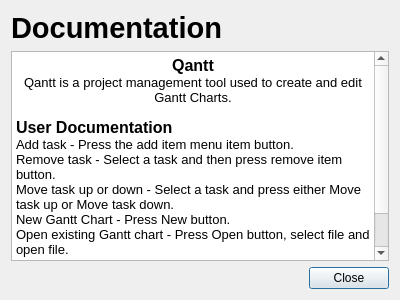
<?xml version="1.0" encoding="UTF-8"?>
<ui version="4.0">
 <class>Documentation</class>
 <widget class="QDialog" name="Documentation">
  <property name="windowModality">
   <enum>Qt::WindowModal</enum>
  </property>
  <property name="geometry">
   <rect>
    <x>0</x>
    <y>0</y>
    <width>400</width>
    <height>300</height>
   </rect>
  </property>
  <property name="windowTitle">
   <string>Documentation</string>
  </property>
  <layout class="QVBoxLayout" name="verticalLayout">
   <item>
    <widget class="QLabel" name="label">
     <property name="text">
      <string>&lt;html&gt;&lt;head/&gt;&lt;body&gt;&lt;p&gt;&lt;span style=&quot; font-size:22pt; font-weight:600;&quot;&gt;Documentation&lt;/span&gt;&lt;/p&gt;&lt;/body&gt;&lt;/html&gt;</string>
     </property>
    </widget>
   </item>
   <item>
    <widget class="QTextEdit" name="textEdit">
     <property name="readOnly">
      <bool>true</bool>
     </property>
     <property name="html">
      <string>&lt;!DOCTYPE HTML PUBLIC &quot;-//W3C//DTD HTML 4.0//EN&quot; &quot;http://www.w3.org/TR/REC-html40/strict.dtd&quot;&gt;
&lt;html&gt;&lt;head&gt;&lt;meta name=&quot;qrichtext&quot; content=&quot;1&quot; /&gt;&lt;style type=&quot;text/css&quot;&gt;
p, li { white-space: pre-wrap; }
&lt;/style&gt;&lt;/head&gt;&lt;body style=&quot; font-family:'Noto Sans'; font-size:10pt; font-weight:400; font-style:normal;&quot;&gt;
&lt;p align=&quot;center&quot; style=&quot; margin-top:0px; margin-bottom:0px; margin-left:0px; margin-right:0px; -qt-block-indent:0; text-indent:0px;&quot;&gt;&lt;span style=&quot; font-family:'MS Shell Dlg 2'; font-size:12pt; font-weight:600;&quot;&gt;Qantt&lt;/span&gt;&lt;/p&gt;
&lt;p align=&quot;center&quot; style=&quot; margin-top:0px; margin-bottom:0px; margin-left:0px; margin-right:0px; -qt-block-indent:0; text-indent:0px;&quot;&gt;&lt;span style=&quot; font-family:'MS Shell Dlg 2';&quot;&gt;Qantt is a project management tool used to create and edit Gantt Charts.&lt;/span&gt;&lt;/p&gt;
&lt;p style=&quot;-qt-paragraph-type:empty; margin-top:0px; margin-bottom:0px; margin-left:0px; margin-right:0px; -qt-block-indent:0; text-indent:0px; font-family:'MS Shell Dlg 2'; font-size:8pt; font-weight:600;&quot;&gt;&lt;br /&gt;&lt;/p&gt;
&lt;p style=&quot; margin-top:0px; margin-bottom:0px; margin-left:0px; margin-right:0px; -qt-block-indent:0; text-indent:0px;&quot;&gt;&lt;span style=&quot; font-family:'MS Shell Dlg 2'; font-size:12pt; font-weight:600;&quot;&gt;User Documentation&lt;/span&gt;&lt;/p&gt;
&lt;p style=&quot; margin-top:0px; margin-bottom:0px; margin-left:0px; margin-right:0px; -qt-block-indent:0; text-indent:0px;&quot;&gt;Add task - Press the add item menu item button.&lt;/p&gt;
&lt;p style=&quot; margin-top:0px; margin-bottom:0px; margin-left:0px; margin-right:0px; -qt-block-indent:0; text-indent:0px;&quot;&gt;Remove task - Select a task and then press remove item button.&lt;/p&gt;
&lt;p style=&quot; margin-top:0px; margin-bottom:0px; margin-left:0px; margin-right:0px; -qt-block-indent:0; text-indent:0px;&quot;&gt;Move task up or down - Select a task and press either Move task up or Move task down.&lt;/p&gt;
&lt;p style=&quot; margin-top:0px; margin-bottom:0px; margin-left:0px; margin-right:0px; -qt-block-indent:0; text-indent:0px;&quot;&gt;New Gantt Chart - Press New button.&lt;/p&gt;
&lt;p style=&quot; margin-top:0px; margin-bottom:0px; margin-left:0px; margin-right:0px; -qt-block-indent:0; text-indent:0px;&quot;&gt;Open existing Gantt chart - Press Open button, select file and open file.&lt;/p&gt;
&lt;p style=&quot; margin-top:0px; margin-bottom:0px; margin-left:0px; margin-right:0px; -qt-block-indent:0; text-indent:0px;&quot;&gt;Save Gantt chart - Press save, name file and press save. &lt;/p&gt;
&lt;p style=&quot; margin-top:0px; margin-bottom:0px; margin-left:0px; margin-right:0px; -qt-block-indent:0; text-indent:0px;&quot;&gt;Export Gantt as image - Press the export button, select file type and then press the save button.&lt;/p&gt;&lt;/body&gt;&lt;/html&gt;</string>
     </property>
    </widget>
   </item>
   <item>
    <layout class="QHBoxLayout" name="horizontalLayout">
     <item>
      <spacer name="horizontalSpacer">
       <property name="orientation">
        <enum>Qt::Horizontal</enum>
       </property>
       <property name="sizeHint" stdset="0">
        <size>
         <width>40</width>
         <height>20</height>
        </size>
       </property>
      </spacer>
     </item>
     <item>
      <widget class="QPushButton" name="closePushButton">
       <property name="text">
        <string>Close</string>
       </property>
      </widget>
     </item>
    </layout>
   </item>
  </layout>
 </widget>
 <resources/>
 <connections/>
</ui>
